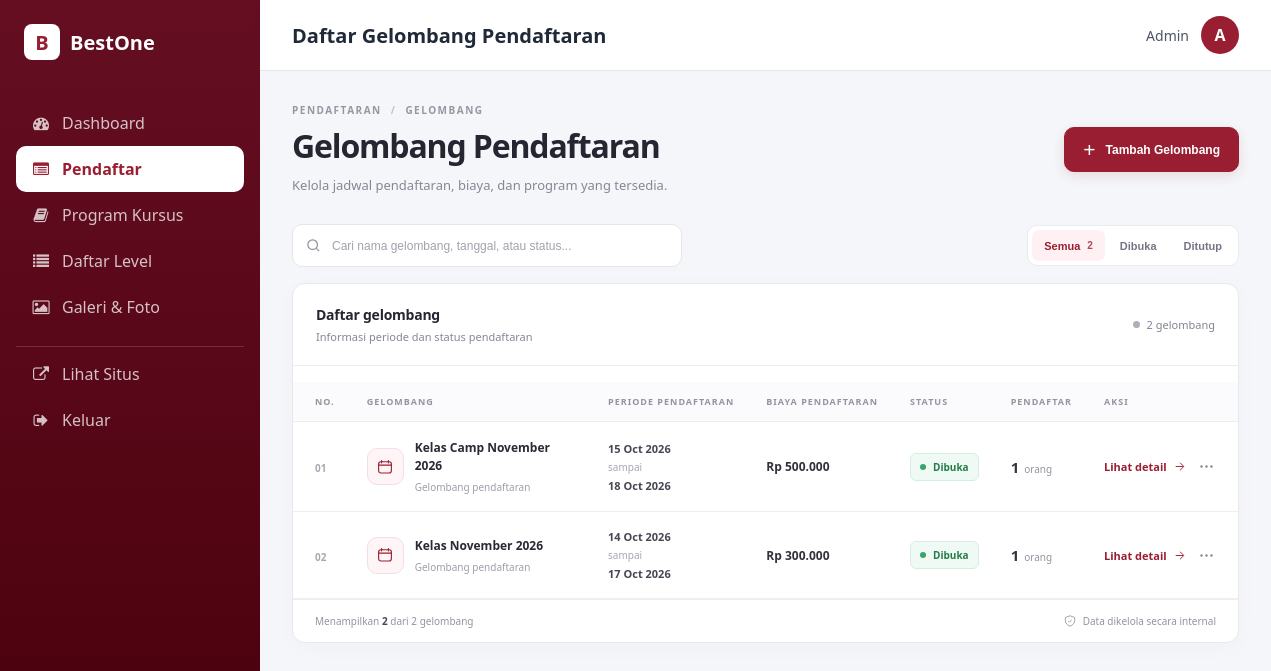
Page /admin/pendaftar (signed in) on the earlier database version.
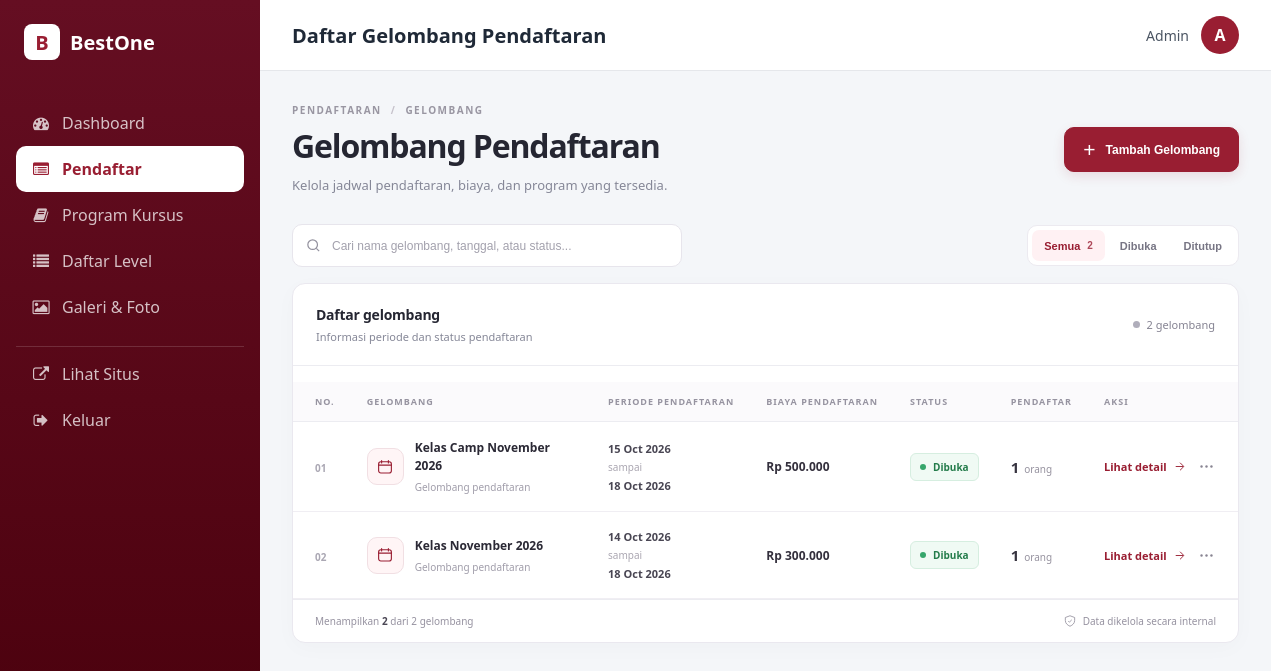
Same page on the later database version.
### models/database.py (models this page shows, shortened)
class Periode(db.Model):
    __tablename__ = 'periode'
    id = db.Column(db.Integer, primary_key=True)
    nama = db.Column(db.String(100), nullable=False)
    mulai = db.Column(db.DateTime)
    selesai = db.Column(db.DateTime)
    kelas_mulai = db.Column(db.DateTime)
    program_dibuka = db.Column(db.String(255))
    level_dibuka = db.Column(db.Text, nullable=True)
    biaya = db.Column(db.Integer)
    diskon = db.Column(db.Integer)
    link_grup_wa = db.Column(db.String(255))
    dibuat_pada = db.Column(db.DateTime, default=db.func.now())
    pendaftar = db.relationship('Pendaftar', backref='periode', lazy=True, cascade='all, delete-orphan')
    @property
    def biaya_akhir(self):
        if not self.biaya:
            return 0
        if not self.diskon:
            return self.biaya
        return int(self.biaya * (100 - self.diskon) / 100)
    @property
    def sedang_aktif(self):
        from datetime import datetime
        sekarang = datetime.now()
        if self.mulai and self.selesai:
            return self.mulai <= sekarang <= self.selesai
        if self.mulai:
            return sekarang >= self.mulai
        if self.selesai:
            return sekarang <= self.selesai
        return False

### routes/admin/pendaftar.py (the view)
@pendaftar_bp.route('/pendaftar')
def pendaftar():
    cek = cek_login()
    if cek: return cek
    daftar_periode = Periode.query.order_by(Periode.dibuat_pada.desc()).all()
    daftar_program = ProgramKursus.query.order_by(ProgramKursus.nama).all()
    daftar_level = Level.query.order_by(Level.nama).all()
    return render_template('admin/pendaftar.html',
        halaman='pendaftar',
        daftar_periode=daftar_periode,
        daftar_program=daftar_program,
        daftar_level=daftar_level,
    )

### app.py (called while the page is built)
@app.before_request
def force_https():
    if request.headers.get("X-Forwarded-Proto") == "https":
        request.environ["wsgi.url_scheme"] = "https"

### routes/admin/pendaftar.py (called while the page is built)
def cek_login():
    if not session.get('admin_logged_in'):
        return redirect(url_for('login.login'))

### templates/admin/pendaftar.html (shortened to what this page needs)
{% extends "admin/base_admin.html" %}
{% block judul_halaman %}Daftar Gelombang Pendaftaran{% endblock %}
{% block isi %}
<div class="gelombang-header">
  <div class="gelombang-heading">
    <div class="gelombang-breadcrumb">
      <span>PENDAFTARAN</span>
      <span class="breadcrumb-separator">/</span>
      <span>GELOMBANG</span>
    </div>
    <h2>Gelombang Pendaftaran</h2>
    <p>Kelola jadwal pendaftaran, biaya, dan program yang tersedia.</p>
  </div>
  <button class="btn-utama" id="btnBukaModalTambah" type="button">
    <span class="ikon-plus">+</span>
    Tambah Gelombang
  </button>
</div>
<div class="gelombang-toolbar">
  <div class="gelombang-search">
    <svg viewBox="0 0 24 24" fill="none" aria-hidden="true">
      <circle cx="10.8" cy="10.8" r="6.8"></circle>
      <path d="m16 16 4 4"></path>
    </svg>
    <input
      type="text"
      id="cariPeriode"
      placeholder="Cari nama gelombang, tanggal, atau status..."
      autocomplete="off"
    >
  </div>
  <div class="filter-status" role="group" aria-label="Filter status gelombang">
    <button type="button" class="filter-status-btn aktif-filter" data-filter="semua">
      Semua <span class="filter-jumlah">{{ daftar_periode|length }}</span>
    </button>
    <button type="button" class="filter-status-btn" data-filter="aktif">
      Dibuka
    </button>
    <button type="button" class="filter-status-btn" data-filter="tutup">
      Ditutup
    </button>
  </div>
</div>
<div class="gelombang-panel">
  <div class="gelombang-panel-heading">
    <div>
      <h3>Daftar gelombang</h3>
      <p>Informasi periode dan status pendaftaran</p>
    </div>
    <span class="total-gelombang">
      <span class="total-gelombang-dot"></span>
      <span id="jumlahHasil">{{ daftar_periode|length }} gelombang</span>
    </span>
  </div>
  <div class="tabel-wrapper">
    <table class="tabel-data" id="tabelPeriode">
      <thead>
        <tr>
          <th class="kolom-no">NO.</th>
          <th>GELOMBANG</th>
          <th>PERIODE PENDAFTARAN</th>
          <th>BIAYA PENDAFTARAN</th>
          <th>STATUS</th>
          <th>PENDAFTAR</th>
          <th class="kolom-aksi">AKSI</th>
        </tr>
      </thead>
      <tbody>
        {% for p in daftar_periode %}
        <tr
          class="baris-periode"
          data-status="{{ 'aktif' if p.sedang_aktif else 'tutup' }}"
        >
          <td class="kolom-no">
            <span class="nomor-baris">{{ '%02d'|format(loop.index) }}</span>
          </td>
          <td class="sel-gelombang">
            <div class="nama-gelombang">
              <span class="gelombang-mark">
                <svg viewBox="0 0 24 24" fill="none" aria-hidden="true">
                  <rect x="3.5" y="5" width="17" height="15" rx="3"></rect>
                  <path d="M7.5 3.5v3M16.5 3.5v3M3.5 9.5h17"></path>
                </svg>
              </span>
              <div class="nama-gelombang-info">
                <strong>{{ p.nama }}</strong>
                <span>Gelombang pendaftaran</span>
              </div>
            </div>
          </td>
          <td>
            <div class="tanggal-periode">
              {% if p.mulai and p.selesai %}
                <strong>{{ p.mulai.strftime('%d %b %Y') }}</strong>
                <span>sampai</span>
                <strong>{{ p.selesai.strftime('%d %b %Y') }}</strong>
              {% elif p.mulai %}
                <strong>{{ p.mulai.strftime('%d %b %Y') }}</strong>
                <span>Tanggal mulai</span>
              {% elif p.selesai %}
                <strong>{{ p.selesai.strftime('%d %b %Y') }}</strong>
                <span>Batas pendaftaran</span>
              {% else %}
                <span class="data-kosong">Belum ditentukan</span>
              {% endif %}
            </div>
          </td>
          <td>
            {% if p.biaya %}
              <div class="biaya-info">
                <strong>Rp {{ "{:,}".format(p.biaya_akhir).replace(',', '.') }}</strong>
              </div>
            {% else %}
              <span class="data-kosong">Tidak ditentukan</span>
            {% endif %}
          </td>
          <td>
            {% if p.sedang_aktif %}
              <span class="status-pill status-dibuka">
                <span class="status-indikator"></span>
                Dibuka
              </span>
            {% else %}
              <span class="status-pill status-ditutup">
                <span class="status-indikator"></span>
                Ditutup
              </span>
            {% endif %}
          </td>
          <td>
            <div class="pendaftar-info">
              <span class="pendaftar-angka">{{ p.pendaftar|length }}</span>
              <span>orang</span>
            </div>
          </td>
          <td class="kolom-aksi">
            <div class="aksi-modern">
              <a
                href="{{ url_for('admin_pendaftar.detail', periode_id=p.id) }}"
                class="aksi-detail"
                title="Lihat detail gelombang"
              >
                Lihat detail
                <svg viewBox="0 0 24 24" fill="none" aria-hidden="true">
                  <path d="M5 12h14M13 5l7 7-7 7"></path>
                </svg>
              </a>
              <button
                type="button"
                class="aksi-menu-btn"
                aria-label="Ubah gelombang"
                title="Ubah gelombang"
                onclick="this.closest('.aksi-modern').querySelector('.aksi-dropdown').classList.toggle('aksi-dropdown-buka')"
              >
                <svg viewBox="0 0 24 24" fill="currentColor" aria-hidden="true">
                  <circle cx="5" cy="12" r="1.7"></circle>
                  <circle cx="12" cy="12" r="1.7"></circle>
                  <circle cx="19" cy="12" r="1.7"></circle>
                </svg>
              </button>
            </div>
          </td>
        </tr>
        {% endfor %}
      </tbody>
    </table>
  </div>
  <div class="gelombang-panel-footer">
    <span>Menampilkan <strong id="jumlahTerlihat">{{ daftar_periode|length }}</strong> dari {{ daftar_periode|length }} gelombang</span>
    <span class="footer-aman">
      <svg viewBox="0 0 24 24" fill="none" aria-hidden="true">
        <path d="M12 3 20 6v5c0 5-3.5 8-8 10-4.5-2-8-5-8-10V6l8-3Z"></path>
        <path d="m9 12 2 2 4-4"></path>
      </svg>
      Data dikelola secara internal
    </span>
  </div>
</div>
{% endblock %}

### templates/admin/base_admin.html (shortened to what this page needs)
<!DOCTYPE html>
<html lang="id">
<head>
  <link rel="stylesheet" href="https://cdnjs.cloudflare.com/ajax/libs/font-awesome/4.7.0/css/font-awesome.min.css">
  <link rel="stylesheet" href="{{ url_for('static', filename='css/admin/base.css') }}">
</head>
<body>
  <div class="admin-wrapper">
    <aside class="sidebar" id="sidebar">
      <div class="sidebar-inner">
        <div class="sidebar-logo">
          <span class="logo-mark">B</span>
          <span class="logo-text">BestOne</span>
        </div>
        <nav class="sidebar-menu">
          <ul>
            <li>
              <a href="{{ url_for('admin_dashboard.dashboard') }}" class="menu-link {% if halaman == 'dashboard' %}aktif{% endif %}">
                    <i class="fa fa-tachometer"></i>
                    <span>Dashboard</span>
                </a>
                <a href="{{ url_for('admin_pendaftar.pendaftar') }}" class="menu-link {% if halaman == 'pendaftar' %}aktif{% endif %}">
                    <i class="fa fa-list-alt"></i>
                    <span>Pendaftar</span>
                </a>
                <a href="{{ url_for('admin_program.daftar_program') }}" class="menu-link {% if halaman == 'program' %}aktif{% endif %}">
                    <i class="fa fa-book"></i>
                    <span>Program Kursus</span>
                </a>
                <a href="{{ url_for('admin_level.daftar_level') }}" class="menu-link {% if halaman == 'level' %}aktif{% endif %}">
                    <i class="fa fa-list"></i>
                    <span>Daftar Level</span>
                </a>
                <a href="#" class="menu-link">
                    <i class="fa fa-picture-o"></i>
                    <span>Galeri & Foto</span>
                </a>
                <li class="menu-pemisah"></li>
                <a href="/" class="menu-link">
                    <i class="fa fa-external-link"></i>
                    <span>Lihat Situs</span>
                </a>
                <a href="{{ url_for('login.login') }}" class="menu-link keluar">
                    <i class="fa fa-sign-out"></i>
                    <span>Keluar</span>
                </a>
            </li>
          </ul>
        </nav>
      </div>
    </aside>
    <div class="konten-wrapper">
      <header class="header-atas">
        <div class="header-inner">
          <h2 class="judul-halaman">{% block judul_halaman %}Dashboard{% endblock %}</h2>
          <div class="admin-info">
            <span class="admin-nama">Admin</span>
            <div class="admin-avatar">A</div>
          </div>
        </div>
      </header>
      <main class="isi-halaman">
        {% block isi %}{% endblock %}
      </main>
    </div>
  </div>
</body>
</html>

### static/css/admin/base.css (style rules this page uses)
* { margin: 0; padding: 0; box-sizing: border-box; }
body { font-family: system-ui, -apple-system, sans-serif; background: #f4f6f9; color: #1f2937; min-height: 100vh; }
.admin-wrapper { display: flex; min-height: 100vh; }
.sidebar { width: 260px; background: linear-gradient(180deg, #650e22 0%, #49000c 100%); color: white; position: fixed; top: 0; left: 0; bottom: 0; overflow-y: auto; transition: transform 0.3s ease; z-index: 90; }
.sidebar-inner { padding: 24px 16px; }
.sidebar-logo { display: flex; align-items: center; gap: 10px; font-size: 20px; font-weight: 700; margin-bottom: 40px; padding-left: 8px; }
.logo-mark { width: 36px; height: 36px; background: white; color: #991e32; border-radius: 8px; display: flex; align-items: center; justify-content: center; font-weight: 800; }
.sidebar-menu ul { list-style: none; }
.sidebar-menu li { margin-bottom: 4px; }
.menu-pemisah { height: 1px; background: rgba(255,255,255,0.15); margin: 16px 0; }
.menu-link { display: flex; align-items: center; gap: 12px; padding: 12px 16px; color: rgba(255,255,255,0.75); text-decoration: none; border-radius: 10px; transition: all 0.25s ease; }
.menu-link i { width: 18px; text-align: center; }
.menu-link.aktif { background: white; color: #991e32; font-weight: 600; }
.konten-wrapper { flex: 1; margin-left: 260px; display: flex; flex-direction: column; min-height: 100vh; }
.header-atas { background: white; border-bottom: 1px solid #e5e7eb; padding: 16px 32px; position: sticky; top: 0; z-index: 80; }
.header-inner { display: flex; align-items: center; justify-content: space-between; }
.judul-halaman { font-size: 20px; font-weight: 600; flex: 1; }
.admin-info { display: flex; align-items: center; gap: 12px; }
.admin-nama { font-size: 14px; color: #4b5563; }
.admin-avatar { width: 38px; height: 38px; background: #991e32; color: white; border-radius: 50%; display: flex; align-items: center; justify-content: center; font-weight: 700; }
.isi-halaman { flex: 1; padding: 32px; }
.tabel-wrapper { overflow-x: auto; margin-top: 16px; }
.tabel-data { width: 100%; border-collapse: collapse; }
.tabel-data th, .tabel-data td { padding: 14px 12px; text-align: left; border-bottom: 1px solid #f0f0f0; font-size: 14px; }
.tabel-data th { background: #f9fafb; font-weight: 600; color: #374151; }

Differences in the rows shown:
changed Periode "Kelas November 2026": selesai "17 Oct 2026" → "18 Oct 2026"
